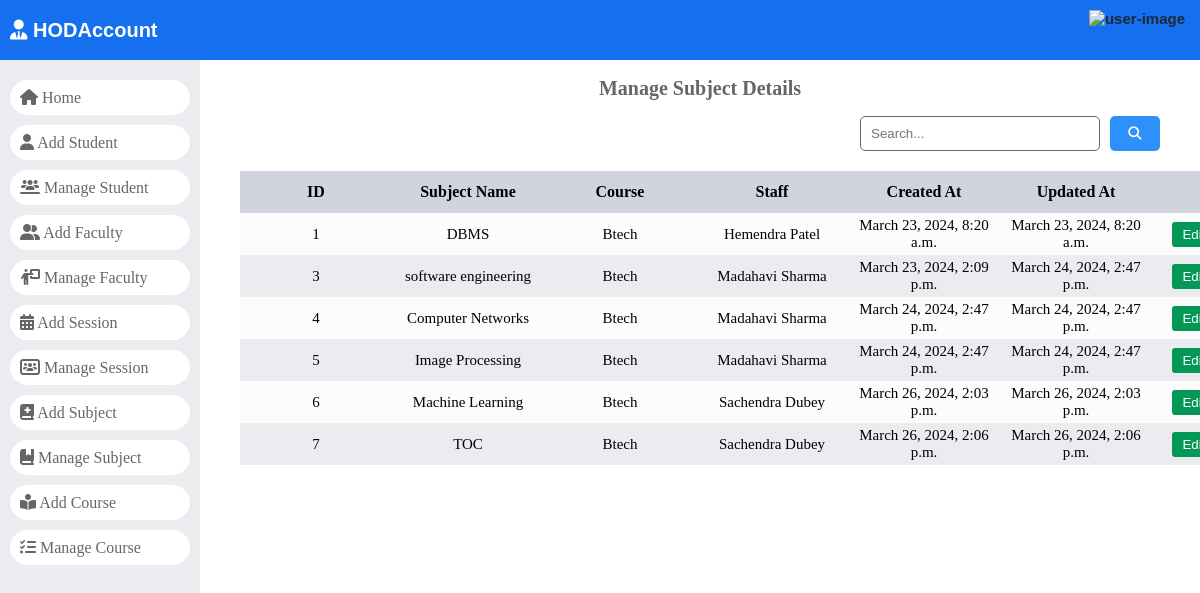
Before: /manage_subject/ with the older database file.
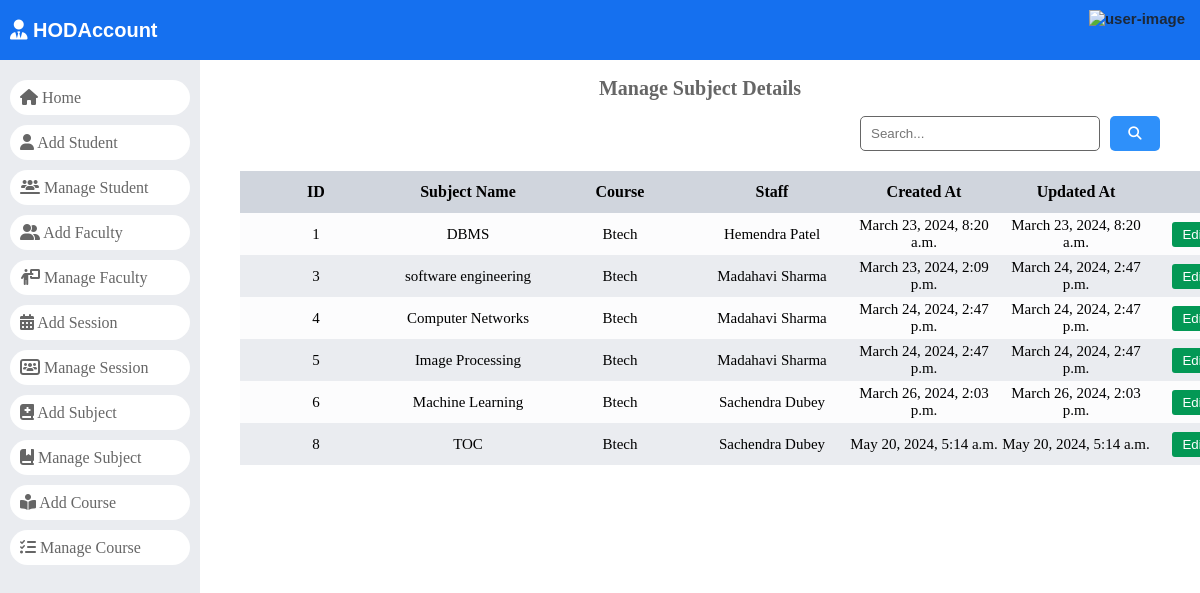
After: the same page with the newer database file.
### dashboard/models.py (models this page shows)
class Subjects(models.Model):
	id =models.AutoField(primary_key=True)
	subject_name = models.CharField(max_length=255)
	course_id = models.ForeignKey(Courses, on_delete=models.CASCADE, default=1)
	staff_id = models.ForeignKey(CustomUser, on_delete=models.CASCADE)
	created_at = models.DateTimeField(auto_now_add=True)
	updated_at = models.DateTimeField(auto_now=True)
	objects = models.Manager()

class Courses(models.Model):
	id = models.AutoField(primary_key=True)
	course_name = models.CharField(max_length=255)
	created_at = models.DateTimeField(auto_now_add=True)
	updated_at = models.DateTimeField(auto_now=True)
	objects = models.Manager()

class CustomUser(AbstractUser):
	HOD = '1'
	STAFF = '2'
	STUDENT = '3'
	EMAIL_TO_USER_TYPE_MAP = {
		'hod': HOD,
		'staff': STAFF,
		'student': STUDENT
	}
	user_type_data = ((HOD, "HOD"), (STAFF, "Staff"), (STUDENT, "Student"))
	user_type = models.CharField(default=1, choices=user_type_data, max_length=10)

### dashboard/HodViews.py (the view)
# urls.py: path('manage_subject/', HodViews.manage_subject, name="manage_subject"),
def manage_subject(request):
    subjects = Subjects.objects.all()
    context = {
        "subjects": subjects
    }
    return render(request, 'Hod Page/manage_subject.html', context)

### dashboard/templates/Hod Page/manage_subject.html (shortened to what this page needs)
{% load static %}
<!DOCTYPE html>
<html lang="en">
    <head>
        <link
            rel="stylesheet"
            href="https://cdnjs.cloudflare.com/ajax/libs/font-awesome/6.5.1/css/all.min.css"
        />
        <link
            rel="stylesheet"
            href="{% static 'style.css' %}"
        />
    </head>
    <body>
        <header>
            <div>
                <a href="/">
                    <div class="logo">
                        <i class="fa-solid fa-user-tie"></i>
                        HODAccount
                    </div>
                </a>
            </div>
            {% include '../headerUser.html' %}
        </header>
        <div id="main">
            {% include './navigation.html' %}
            <div id="student_record">
                <div class="page-title">
                    <h2>Manage Subject Details</h2>
                </div>
                <div id="search-bar">
                    <form action="" method="GET" class="search-form" data-search-record="#subject-data tr">
                        <input type="search" name="search" id="search" placeholder="Search..." />
                        <button type="submit">
                            <i class="fa-solid fa-magnifying-glass"></i>
                        </button>
                    </form>
                </div>
                <div id="expese-record" class="record">
                    <table>
                        <thead>
                            <tr>
                                <th>ID</th>
                                <th>Subject Name</th>
                                <th>Course</th>
                                <th>Staff</th>
                                <th>Created At</th>
                                <th>Updated At</th>
                                <th>Action</th>
                            </tr>
                        </thead>
                        <tbody id="subject-data" >
                            {% for subject in subjects %}
                            <tr>
                                <td>{{ subject.id }}</td>
                                <td>
                                    {{ subject.subject_name }}
                                </td>
                                <td>
                                    {{ subject.course_id.course_name }}
                                </td>
                                <td>
                                    {{ subject.staff_id.first_name }}
                                    {{ subject.staff_id.last_name }}
                                </td>
                                <td>
                                    {{ subject.created_at }}
                                </td>
                                <td>
                                    {{ subject.updated_at }}
                                </td>
                                <td>
                                    <div class="action">
                                        <a
                                            href="{% url 'edit_subject' subject.id %}"
                                        >
                                            <button
                                                class="btn edit"
                                            >
                                                Edit
                                            </button>
                                        </a>
                                    </div>
                                </td>
                            </tr>
                            {% endfor %}
                        </tbody>
                    </table>
                </div>
            </div>
        </div>
    </body>
</html>

### dashboard/templates/headerUser.html (shortened to what this page needs)
<div class="user">
    <div>
        <img src="https://cdn-icons-png.flaticon.com/512/1144/1144760.png" alt="user-image">
    </div>
</div>

### dashboard/templates/Hod Page/navigation.html (shortened to what this page needs)
<div id="navbar">
    <nav>
        <a href="{% url 'hod_home' %}">
            <li>
                <i class="fa fa-home"></i> Home
            </li>
        </a>
        <a href="{% url 'add_student'%}">
            <li>
                <i class="fa fa-user"></i> Add Student
            </li>
        </a>
        <a href="{% url 'manage_student'%}">
            <li>
                <i class="fa fa-users-line"></i> Manage Student
            </li>
        </a>
        <a href="{% url 'add_staff_save' %}">
            <li>
                <i class="fa-solid fa-user-group"></i>
                Add Faculty
            </li>
        </a>
        <a href="{% url 'manage_staff' %}">
            <li>
                <i class="fa-solid fa-person-chalkboard"></i>
                Manage Faculty
            </li>
        </a>
        <a href="{% url 'add_session' %}">
            <li>
                <i class="fa-solid fa-calendar-days"></i>
                Add Session
            </li>
        </a>
        <a href="{% url 'manage_session' %}">
            <li>
                <i class="fa-solid fa-users-rectangle"></i>
                Manage Session
            </li>
        </a>
        <a href="{% url 'add_subject'%}">
            <li>
                <i class="fa-solid fa-book-medical"></i>
                Add Subject
            </li>
        </a>
        <a href="{% url 'manage_subject'%}">
            <li>
                <i class="fa-solid fa-book-bookmark"></i>
                Manage Subject
            </li>
        </a>
        <a href="{% url 'add_course' %}">
            <li>
                <i class="fa-solid fa-book-open-reader"></i>
                Add Course
            </li>
        </a>
        <a href="{% url 'manage_course' %}">
            <li>
                <i class="fa-solid fa-list-check"></i>
                Manage Course
            </li>
        </a>
    </nav>
</div>

### static/style.css (style rules this page uses)
:root { --light-black: #1d2939; --sky-blue: #1570ef; --light-blue: #2e90fa; --nav-bg: #eaecf0; --nav-text: #666; --success-color: #039855; --error-color: #f97066; --white: #fff; --table-grid-dark: #eaecf0; --table-grid-light: #fcfcfd; --table-heading: #d0d5dd; --dialog-backdrop: #26262690; --gray-6: #666; --gray-e: #ebebeb; --note-gray: #f2f4f7; --page-heading: #666; --page-highlight-heading: #3f3737; --yellow: #fec84b; }
html, body { margin: 0; padding: 0; }
a { text-decoration: none; }
#main { display: flex; height: calc(100vh - 60px); }
#student_record, #main_section { max-width: calc(100% - 200px); flex: 1; }
.record { padding: 20px 40px; overflow: auto; box-sizing: border-box; }
.record table { width: 100%; border-spacing: 0; }
.record th, .record td { height: 40px; max-width: 150px; text-align: center; min-width: 150px; }
.record tr:nth-child(2n + 2) { background: var(--table-grid-dark); }
.record tr:nth-child(2n + 1) { background: var(--table-grid-light); }
.record th { font-size: 16px; background: var(--table-heading); }
.record td { font-size: 15px; }
.record td .btn { height: 25px; line-height: 25px; border: 0; margin: 0 3px; padding: 0 10px; border-radius: 3px; display: inline-block; }
.record td .edit { background: var(--success-color); color: var(--white); }
header { width: 100%; height: 60px; padding: 10px; box-sizing: border-box; display: flex; justify-content: space-between; gap: 20px; background: var(--sky-blue); font-family: arial; }
header .logo { height: 40px; line-height: 40px; font-size: 20px; font-weight: 600; color: var(--white); }
header .user { display: flex; justify-content: center; gap: 5px; height: 100%; font-size: 15px; font-weight: bold; color: var(--light-black); position: relative; }
header .user img { height: 100%; }
#navbar { width: 200px; max-width: 80vw; background: var(--nav-bg); }
#navbar nav { padding: 10px; box-sizing: border-box; }
#navbar nav li { list-style: none; margin: 10px 0; background: var(--white); border-radius: 20px; height: 35px; line-height: 35px; padding: 0 10px; box-sizing: border-box; white-space: nowrap; text-overflow: ellipsis; color: var(--nav-text); }
.page-title h2 { text-align: center; font-size: 20px; color: var(--page-heading); }
#search-bar form { display: flex; gap: 10px; width: 90%; max-width: 300px; margin-left: auto; margin-right: 40px; height: 35px; font-size: 17px; }
#search-bar input { flex: 1; border: 1.5px solid #666; padding: 0 10px; box-sizing: border-box; border-radius: 5px; }
#search-bar button { width: 50px; border-radius: 5px; background-color: var(--light-blue); color: var(--white); border: 0; cursor: pointer; }

Changed rows visible on the page:
removed Subjects: id "7", subject_name "TOC", course_id.course_name "Btech", staff_id.first_name "Sachendra", staff_id.last_name "Dubey", created_at "March 26, 2024, 2:06 p.m.", updated_at "March 26, 2024, 2:06 p.m."
added Subjects: id "8", subject_name "TOC", course_id.course_name "Btech", staff_id.first_name "Sachendra", staff_id.last_name "Dubey", created_at "May 20, 2024, 5:14 a.m.", updated_at "May 20, 2024, 5:14 a.m."
